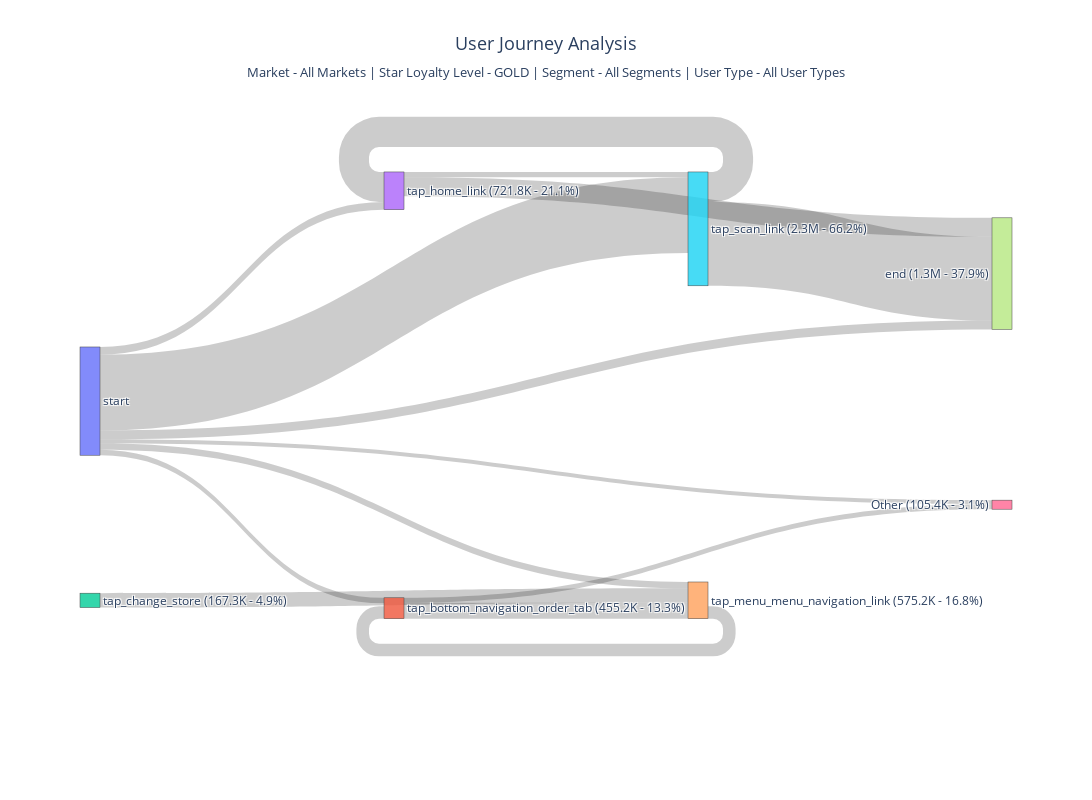

The cell this chart's notebook holds for it:
### Code cell
# User input for market, starLoyaltyLevel, segment, and user_type
market_input = input(
    "Enter the market you want to analyze (or press Enter for all markets): "
)
starLoyaltyLevel_input = input(
    "Enter the starLoyaltyLevel you want to analyze (or press Enter for all levels): "
)
segment_input = input(
    "Enter the segment you want to analyze (or press Enter for all segments): "
)
user_type_input = input(
    "Enter the user type you want to analyze (or press Enter for all user types): "
)
file_prefix = (
    input("Enter the prefix for the output file name (default: sankey_diagram): ")
    or "sankey_diagram"
)

# Generate the Sankey diagram for the specified inputs
generate_sankey(
    market_input=market_input,
    starLoyaltyLevel_input=starLoyaltyLevel_input,
    segment_input=segment_input,
    user_type_input=user_type_input,  # Pass the user_type_input to the function
    top_n=50,  # You can specify another value here if needed
    file_prefix=file_prefix,  # Pass the user-specified file prefix
)

### Figure 1 — Plotly figure (JSON) as saved in the notebook; plotly's stock layout.template omitted (floating-point values rounded to 4 significant figures)
{"data": [{"link": {"source": [0, 0, 0, 0, 0, 0, 1, 1, 2, 3, 3, 4, 5, 5], "target": [6, 7, 1, 3, 4, 5, 6, 4, 4, 7, 5, 1, 7, 3], "value": [48165, 102331, 64103, 88834, 73959, 883981, 57224, 187064, 167330, 221662, 60792, 146844, 976040, 350558]}, "node": {"label": ["start", "tap_bottom_navigation_order_tab (455.2K - 13.3%)", "tap_change_store (167.3K - 4.9%)", "tap_home_link (721.8K - 21.1%)", "tap_menu_menu_navigation_link (575.2K - 16.8%)", "tap_scan_link (2.3M - 66.2%)", "Other (105.4K - 3.1%)", "end (1.3M - 37.9%)"], "pad": 20, "thickness": 20}, "type": "sankey"}], "layout": {"font": {"size": 12}, "height": 800, "title": {"font": {"size": 18}, "text": "User Journey Analysis<br><sub>Market - All Markets | Star Loyalty Level - GOLD | Segment - All Segments | User Type - All User Types</sub>", "x": 0.5, "xanchor": "center"}, "width": 1600}}
